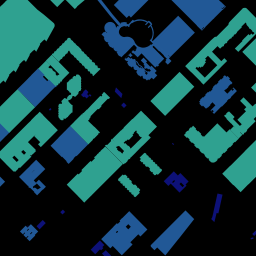
%> input picture IROS2015/IROS2015/agent_map/SF_southofmarket.png, 256 x 256 px
$ octave setMapAndAgentCoordinates.m   (GNU Octave 9; MATLAB toolbox functions it lacks are replaced by stand-ins)
%> lines starting %> are read from the running program, lines starting %| are printed output that depends on the picture
% Special notes:
% Get height map from
% https://api.tiles.mapbox.com/v3/dnomadb.ArcToMapbox/page.html, preferably
% fully zoomed in

clear all
close all
clc

% Image processing and flattening
% Gets clicks defining where agents are
% Turns the image into a csv for program processing
obstacle_map1 = imread('SF_southofmarket.png');
%> obstacle_map1 is the input picture: size 256x256x3 uint8; mean R, G, B 15.2, 48.5, 53.1
%obstacle_map = imread('newmap.png');
obstacle_map = obstacle_map1(:,:,1); % Just take first element (good enough for height map)
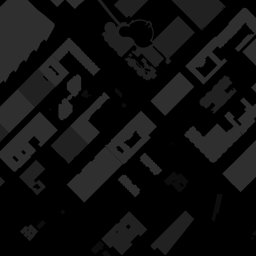
%> obstacle_map: size 256x256 uint8; min 0, max 48, mean 15.2
obstacle_map = im2double(obstacle_map); % Scales automatically [0,1]
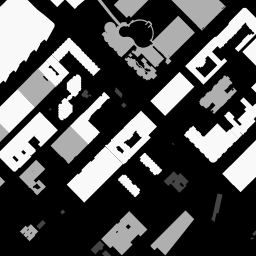
%> obstacle_map: size 256x256 double; min 0, max 0.188, mean 0.0595; drawn with min black and max white
obstacle_map = obstacle_map./(max(max(obstacle_map)));
obstacle_map = obstacle_map.*255;
obstacle_map = uint8(obstacle_map);
%> obstacle_map: size 256x256 uint8

obstacle_map = imfill(obstacle_map);

figure(1)
imshow(obstacle_map1)

%> (the run ends here)
